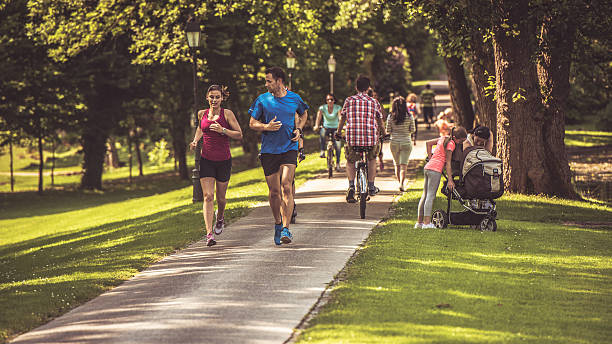
#> input picture photo.jpg, 612 x 344 px, found by its file name
$ jupyter execute --allow-errors perspective.ipynb
#> lines starting #> are read from the running program, lines starting #| are printed output that depends on the picture; after the words box and inside, x2 and y2 are one past the last pixel; in counts of white or black regions, pixels touching at a corner belong together
### mqtt/speed_estimation/view_transformer.py
import numpy as np
import cv2


class view_transformer:
    def __init__(self, source: np.ndarray, target: np.ndarray) -> None:
        source = source.astype(np.float32)
        target = target.astype(np.float32)
        self.m = cv2.getPerspectiveTransform(source, target)

    def transform_points(self, points: np.ndarray) -> np.ndarray:
        if points.size == 0:
            return points

        reshaped_points = points.reshape(-1, 1, 2).astype(np.float32)
        transformed_points = cv2.perspectiveTransform(
            reshaped_points, self.m)
        return transformed_points.reshape(-1, 2)

### mqtt/speed_estimation/perspective.ipynb
[cell 1]
import cv2
import numpy as np
import matplotlib.pyplot as plt
from view_transformer import view_transformer

[cell 2]
cv2.namedWindow('photo', cv2.WINDOW_FULLSCREEN)
cv2.namedWindow('transformed', cv2.WINDOW_FULLSCREEN)
grid = cv2.imread('./photo.jpg')
#> grid is the input picture: shape (344, 612, 3); mean B, G, R 75.4, 106.6, 119.6

# cv2.scatter(x_array, y_array, color='red')

# Определение координат точки (x, y)
source = np.array([(220, 150), (630, 120), (1140, 320), (650, 480)])
circle_color = (0, 0, 255)
circle_radius = 5

for center in source:
    # Рисование точки на изображении
    cv2.circle(img=grid, center=center, radius=circle_radius, color=circle_color, thickness=circle_radius)
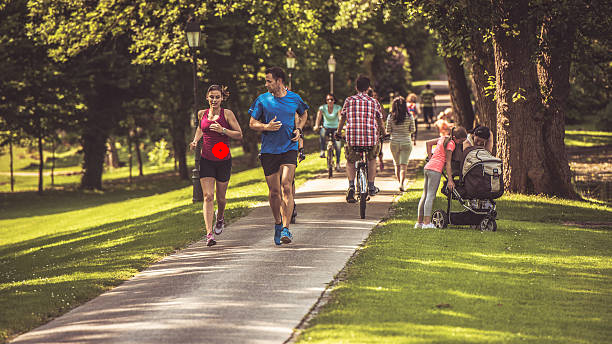
#> grid: shape (344, 612, 3); 0.1% of pixels changed, all inside (x1, y1, x2, y2) = (212, 142, 229, 159)

SOURCE = source
TARGET_WIDTH = 400
TARGET_HEIGHT = 600
TARGET = np.array([
    [0, 0],
    [TARGET_WIDTH - 1, 0],
    [TARGET_WIDTH - 1, TARGET_HEIGHT - 1],
    [0, TARGET_HEIGHT - 1],
])

transformer = view_transformer(source=SOURCE, target=TARGET)
#> in __init__, `self.m = cv2.getPerspectiveTransform(source, target)`: self.m = [[1.11, -1.45, -27.26], [0.359, 4.91, -815], [-0.000514, 0.00478, 1]]

bounding_boxes = np.array([[600, 200, 700, 270]])
# print(f'bounding_boxes: {bounding_boxes}')
circle_color = (255, 0, 0)
for [x_1, y_1, x_2, y_2] in bounding_boxes:
    # Рисование точки на изображении
    cv2.rectangle(img=grid, pt1=(x_1, y_1), pt2=(x_2, y_2), color=(0, 255, 0), thickness=circle_radius)
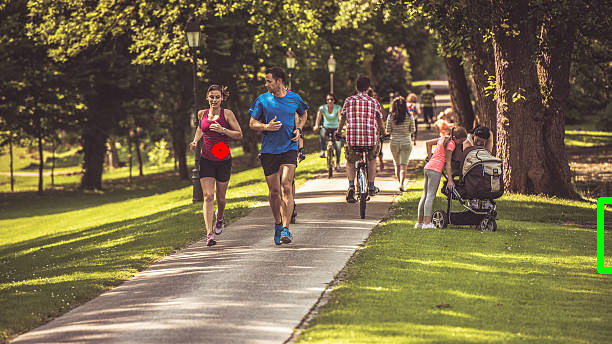
#> grid: shape (344, 612, 3); 0.3% of pixels changed, all inside (x1, y1, x2, y2) = (597, 197, 612, 274)


points = np.array([[(x_1 + x_2) / 2, y]
                          for [x_1, _, x_2, y] in bounding_boxes]).astype('int')
print(f'Original points: {points}')
for center in points:
    # Рисование точки на изображении
    cv2.circle(img=grid, center=center, radius=circle_radius, color=circle_color, thickness=circle_radius)
points = transformer.transform_points(points=points).astype(int)
#> in transform_points, `transformed_points = cv2.perspectiveTransform( reshaped_points, self.m)`: transformed_points = [[155.3, 379.8]]
#> points = [[155, 379]]
print(f'Transformed points: {points}')
#| Transformed points: [[155 379]]


cv2.imshow('photo', grid)

transformed = cv2.warpPerspective(grid, transformer.m, (TARGET_WIDTH, TARGET_HEIGHT), flags=cv2.INTER_LINEAR)
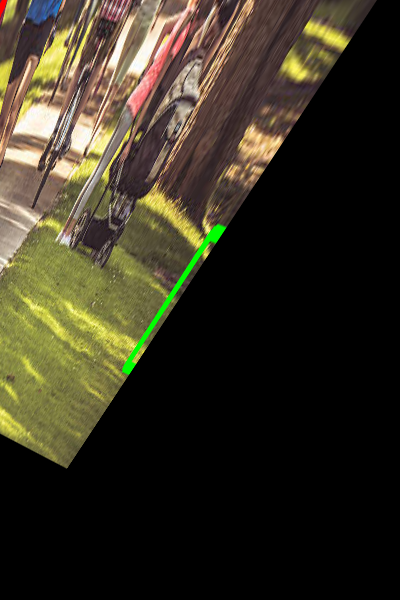
#> transformed: shape (600, 400, 3); mean B, G, R 33.7, 49.1, 54.4
cv2.imshow('transformed', transformed)

while True:
    if cv2.waitKey(1) & 0xFF == ord('q'):
#> (key q is pressed here)
        cv2.destroyAllWindows()
        break

[cell 3]
# cv2.namedWindow('photo', cv2.WINDOW_FULLSCREEN)
cv2.namedWindow('with_grid', cv2.WINDOW_FULLSCREEN)
img = cv2.imread('./photo.jpg')
grid = cv2.imread('./grid.png')
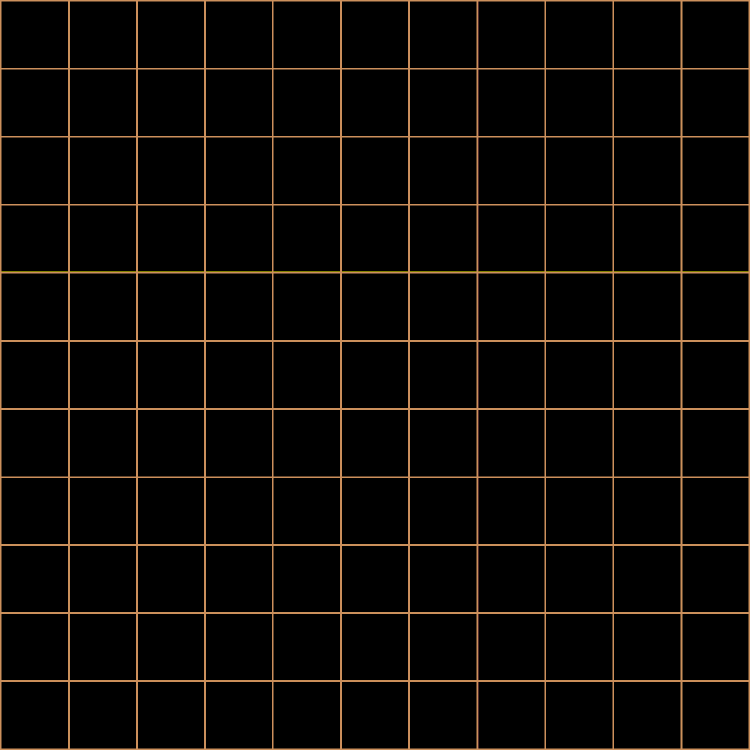
#> input picture mqtt/speed_estimation/grid.png, 1500 x 1500 px (shown at 1/2 size)
#> grid is the input picture: shape (1500, 1500, 3); mean B, G, R 5, 8, 11.4
# cv2.scatter(x_array, y_array, color='red')

# Определение координат точки (x, y)
source = np.array([(220, 150), (630, 120), (1140, 320), (650, 480)])
circle_color = (0, 0, 255)
circle_radius = 5

# for center in source:
#     # Рисование точки на изображении
#     cv2.circle(img=grid, center=center, radius=circle_radius, color=circle_color, thickness=circle_radius)

SOURCE_WIDTH = 1500
SOURCE_HEIGHT = 1500
SOURCE = np.array([
    [0, 0],
    [SOURCE_WIDTH - 1, 0],
    [SOURCE_WIDTH - 1, SOURCE_HEIGHT - 1],
    [0, SOURCE_HEIGHT - 1],
])

TARGET_WIDTH = 1280
TARGET_HEIGHT = 720
TARGET = source

transformer = view_transformer(source=SOURCE, target=TARGET)
transformed = cv2.warpPerspective(grid, transformer.m, (TARGET_WIDTH, TARGET_HEIGHT), flags=cv2.INTER_LINEAR)
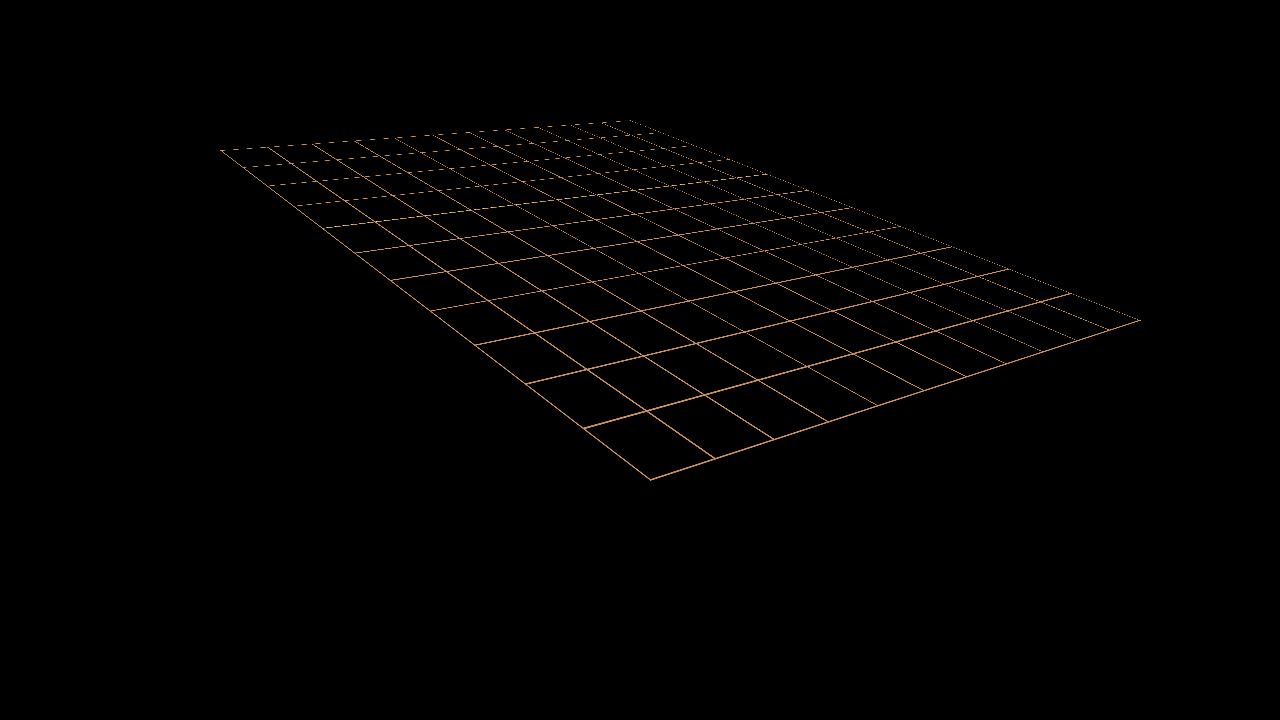
#> transformed: shape (720, 1280, 3); mean B, G, R 0.9, 1.5, 2.1
cv2.imshow('with_grid', transformed)

# # Настройка расположения переднего плана (foreground) на заднем плане (background)
# x = y = 0

# # Создание маски для прозрачных пикселей (альфа канал)
# mask = transformed[:, :, 3] / 255.0

# # Выполнение наложения
# output_image = cv2.seamlessClone(transformed, img, mask, (int(x), int(y)), cv2.NORMAL_CLONE)

alpha = 0.5  # Коэффициент прозрачности для наложения
#> (the rest of this cell did not finish here and is left out)

#> (a cell that did not finish here is left out)

[cell 5]
plt.imshow(cv2.cvtColor(grid, cv2.COLOR_BGR2RGB))

[cell 6]
plt.imshow(cv2.cvtColor(transformed, cv2.COLOR_BGR2RGB))
